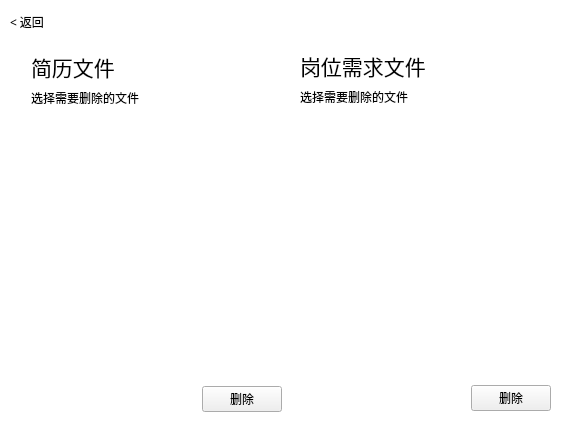
<?xml version="1.0" encoding="UTF-8"?>
<ui version="4.0">
 <class>FileManage</class>
 <widget class="QDialog" name="FileManage">
  <property name="geometry">
   <rect>
    <x>0</x>
    <y>0</y>
    <width>582</width>
    <height>433</height>
   </rect>
  </property>
  <property name="windowTitle">
   <string>Dialog</string>
  </property>
  <property name="styleSheet">
   <string notr="true">QDialog {
  background-color: rgb(255, 255, 255);
}

QListWidget {
	font: 25 9pt &quot;Microsoft YaHei Light&quot;;
	border: 15px solid white; /* 设置边框的大小，样式，颜色 */
	border-radius: 10px;
}

QListWidget::item {
    height: 30px;
}

QListWidget::item:hover {
	background-color: transparent;
	padding: 10px;
	border-left: 3px solid rgb(130, 130, 130);
}
QListWidget::item:selected {
	background-color: transparent;
	color: black;
	padding: 10px;
	border-left: 3px solid black;
}
</string>
  </property>
  <widget class="QPushButton" name="button_showMainWin">
   <property name="geometry">
    <rect>
     <x>10</x>
     <y>10</y>
     <width>61</width>
     <height>24</height>
    </rect>
   </property>
   <property name="font">
    <font>
     <family>Microsoft JhengHei UI Light</family>
    </font>
   </property>
   <property name="cursor">
    <cursorShape>PointingHandCursor</cursorShape>
   </property>
   <property name="styleSheet">
    <string notr="true">* {
  border-radius: 15px;
  border: none;
  background-color: rgb(255, 255, 255);
  text-align: left;
}</string>
   </property>
   <property name="text">
    <string>&lt; 返回</string>
   </property>
  </widget>
  <widget class="QWidget" name="layoutWidget">
   <property name="geometry">
    <rect>
     <x>31</x>
     <y>51</y>
     <width>251</width>
     <height>361</height>
    </rect>
   </property>
   <layout class="QVBoxLayout" name="verticalLayout">
    <item>
     <widget class="QLabel" name="label">
      <property name="font">
       <font>
        <family>Microsoft JhengHei UI Light</family>
        <pointsize>16</pointsize>
       </font>
      </property>
      <property name="text">
       <string>简历文件</string>
      </property>
     </widget>
    </item>
    <item>
     <widget class="QLabel" name="label_2">
      <property name="font">
       <font>
        <family>Microsoft JhengHei UI Light</family>
       </font>
      </property>
      <property name="text">
       <string>选择需要删除的文件</string>
      </property>
     </widget>
    </item>
    <item>
     <layout class="QHBoxLayout" name="horizontalLayout"/>
    </item>
    <item>
     <widget class="QListWidget" name="listWidget_Cvs"/>
    </item>
    <item>
     <layout class="QHBoxLayout" name="horizontalLayout_2">
      <item>
       <spacer name="horizontalSpacer_2">
        <property name="orientation">
         <enum>Qt::Horizontal</enum>
        </property>
        <property name="sizeHint" stdset="0">
         <size>
          <width>40</width>
          <height>20</height>
         </size>
        </property>
       </spacer>
      </item>
      <item>
       <widget class="QPushButton" name="button_deleteCv">
        <property name="font">
         <font>
          <family>Microsoft JhengHei UI Light</family>
         </font>
        </property>
        <property name="text">
         <string>删除</string>
        </property>
       </widget>
      </item>
     </layout>
    </item>
   </layout>
  </widget>
  <widget class="QWidget" name="layoutWidget_2">
   <property name="geometry">
    <rect>
     <x>300</x>
     <y>50</y>
     <width>251</width>
     <height>361</height>
    </rect>
   </property>
   <layout class="QVBoxLayout" name="verticalLayout_2">
    <item>
     <widget class="QLabel" name="label_3">
      <property name="font">
       <font>
        <family>Microsoft JhengHei UI Light</family>
        <pointsize>16</pointsize>
       </font>
      </property>
      <property name="text">
       <string>岗位需求文件</string>
      </property>
     </widget>
    </item>
    <item>
     <widget class="QLabel" name="label_4">
      <property name="font">
       <font>
        <family>Microsoft JhengHei UI Light</family>
       </font>
      </property>
      <property name="text">
       <string>选择需要删除的文件</string>
      </property>
     </widget>
    </item>
    <item>
     <layout class="QHBoxLayout" name="horizontalLayout_3"/>
    </item>
    <item>
     <widget class="QListWidget" name="listWidget_Post"/>
    </item>
    <item>
     <layout class="QHBoxLayout" name="horizontalLayout_4">
      <item>
       <spacer name="horizontalSpacer_3">
        <property name="orientation">
         <enum>Qt::Horizontal</enum>
        </property>
        <property name="sizeHint" stdset="0">
         <size>
          <width>40</width>
          <height>20</height>
         </size>
        </property>
       </spacer>
      </item>
      <item>
       <widget class="QPushButton" name="button_deletePost">
        <property name="font">
         <font>
          <family>Microsoft JhengHei UI Light</family>
         </font>
        </property>
        <property name="text">
         <string>删除</string>
        </property>
       </widget>
      </item>
     </layout>
    </item>
   </layout>
  </widget>
 </widget>
 <resources/>
 <connections/>
</ui>
